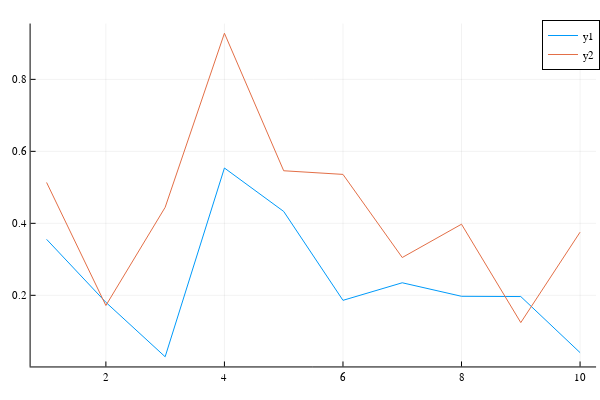

Write notebook code for a chart like this one.
### Code cell
plotly()
display(plot(x, y))
gr()
display(plot(x, y))

### Figure 1 — Plotly figure (JSON) as saved in the notebook; plotly's stock layout.template omitted (floating-point values rounded to 4 significant figures)
{"data": [{"colorbar": {"title": ""}, "legendgroup": "y1", "line": {"color": "rgba(0, 154, 250, 1.000)", "dash": "solid", "shape": "linear", "width": 1}, "mode": "lines", "name": "y1", "showlegend": true, "type": "scatter", "x": [1, 2, 3, 4, 5, 6, 7, 8, 9, 10], "xaxis": "x", "y": [0.3556, 0.1806, 0.02933, 0.5537, 0.433, 0.1861, 0.2349, 0.1973, 0.1966, 0.04083], "yaxis": "y", "zmax": null, "zmin": null}, {"colorbar": {"title": ""}, "legendgroup": "y2", "line": {"color": "rgba(227, 111, 71, 1.000)", "dash": "solid", "shape": "linear", "width": 1}, "mode": "lines", "name": "y2", "showlegend": true, "type": "scatter", "x": [1, 2, 3, 4, 5, 6, 7, 8, 9, 10], "xaxis": "x", "y": [0.5135, 0.1717, 0.4444, 0.9281, 0.5461, 0.536, 0.305, 0.3976, 0.1243, 0.3755], "yaxis": "y", "zmax": null, "zmin": null}], "layout": {"annotations": [], "height": 400, "legend": {"bgcolor": "rgba(255, 255, 255, 1.000)", "bordercolor": "rgba(0, 0, 0, 1.000)", "borderwidth": 1, "font": {"color": "rgba(0, 0, 0, 1.000)", "family": "sans-serif", "size": 11}, "title": {"font": {"color": "rgba(0, 0, 0, 1.000)", "family": "sans-serif", "size": 15}, "text": ""}, "tracegroupgap": 0, "traceorder": "normal", "x": 1, "xanchor": "auto", "y": 1, "yanchor": "auto"}, "margin": {"b": 20, "l": 0, "r": 0, "t": 20}, "paper_bgcolor": "rgba(255, 255, 255, 1.000)", "plot_bgcolor": "rgba(255, 255, 255, 1.000)", "showlegend": true, "width": 600, "xaxis": {"anchor": "y", "domain": [0.05101, 0.9934], "gridcolor": "rgba(0, 0, 0, 0.100)", "gridwidth": 0.5, "linecolor": "rgba(0, 0, 0, 1.000)", "mirror": false, "range": [0.73, 10.27], "showgrid": true, "showline": true, "showticklabels": true, "tickangle": 0, "tickcolor": "rgb(0, 0, 0)", "tickfont": {"color": "rgba(0, 0, 0, 1.000)", "family": "sans-serif", "size": 11}, "tickmode": "array", "ticks": "inside", "ticktext": ["2", "4", "6", "8", "10"], "tickvals": [2, 4, 6, 8, 10], "title": "", "titlefont": {"color": "rgba(0, 0, 0, 1.000)", "family": "sans-serif", "size": 15}, "type": "-", "visible": true, "zeroline": false, "zerolinecolor": "rgba(0, 0, 0, 1.000)"}, "yaxis": {"anchor": "x", "domain": [0.03762, 0.9902], "gridcolor": "rgba(0, 0, 0, 0.100)", "gridwidth": 0.5, "linecolor": "rgba(0, 0, 0, 1.000)", "mirror": false, "range": [0.002362, 0.9551], "showgrid": true, "showline": true, "showticklabels": true, "tickangle": 0, "tickcolor": "rgb(0, 0, 0)", "tickfont": {"color": "rgba(0, 0, 0, 1.000)", "family": "sans-serif", "size": 11}, "tickmode": "array", "ticks": "inside", "ticktext": ["0.2", "0.4", "0.6", "0.8"], "tickvals": [0.2, 0.4, 0.6, 0.8], "title": "", "titlefont": {"color": "rgba(0, 0, 0, 1.000)", "family": "sans-serif", "size": 15}, "type": "-", "visible": true, "zeroline": false, "zerolinecolor": "rgba(0, 0, 0, 1.000)"}}}
